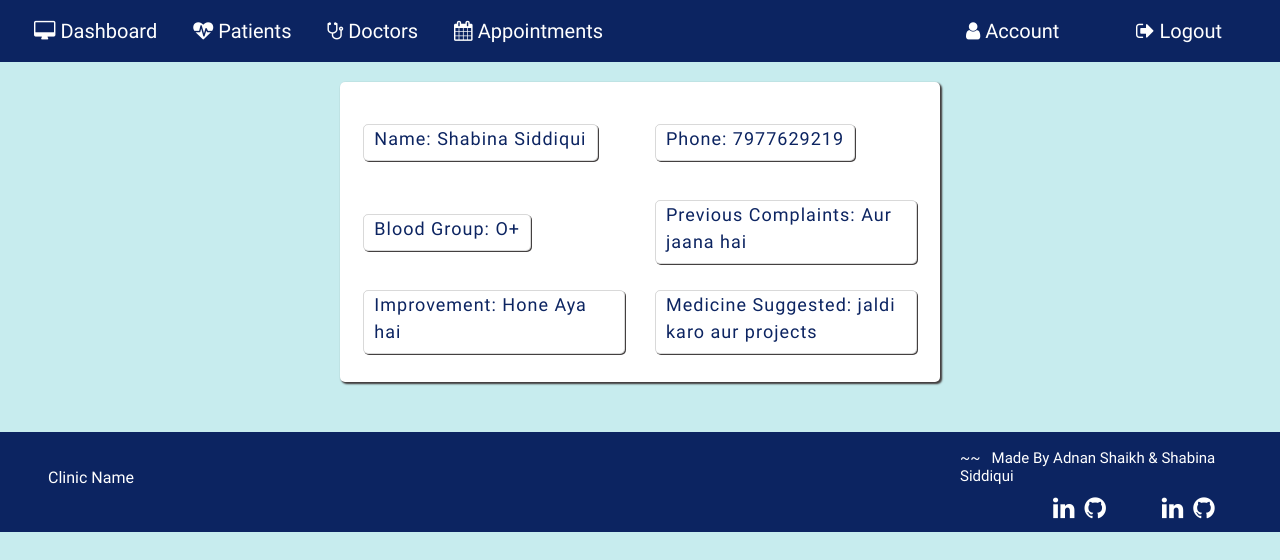
The page /viewapp/1 (signed in) on the database as committed earlier.
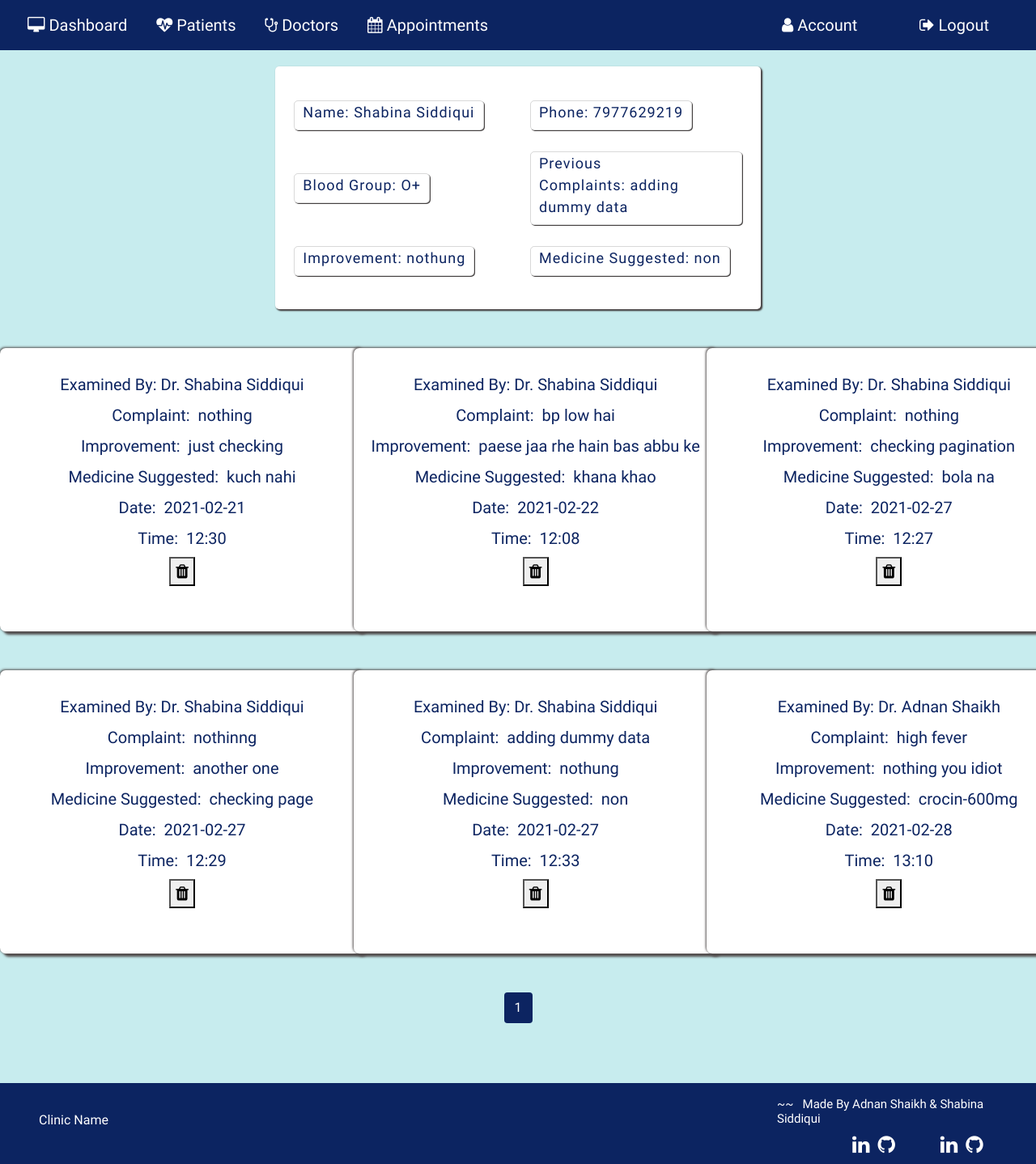
The same page on the database as committed later.
### application/routes.py (models this page shows, shortened)
class Patient(db.Model):
  __tablename__ = 'Patient'
  id = db.Column(db.Integer, primary_key=True)
  pname = db.Column(db.String(20))
  age= db.Column(db.String(20))
  phone=db.Column(db.String(20))
  gender=db.Column(db.String(10))
  bgroup=db.Column(db.String(5))
  state=db.Column(db.String(15))
  address=db.Column(db.String(100))
  mstatus=db.Column(db.String(10))
  complaint=db.Column(db.String(5000))
  improvement=db.Column(db.String(5000))
  medicine_suggested=db.Column(db.String(5000))
  pat_image = db.Column(db.String(20), nullable=False, default='default.jpg')

class Appointments(db.Model):
  __tablename__ = 'Appointments'
  id = db.Column(db.Integer, primary_key=True)
  pname=db.Column(db.String(100))
  examinedby = db.Column(db.String(100))
  complaint = db.Column(db.String(5000))
  medicine_suggested = db.Column(db.String(5000))
  improvements = db.Column(db.String(5000))
  date= db.Column(db.String(50))
  time= db.Column(db.String(50))

### application/routes.py (the view)
@app.route('/viewapp/<id>',methods=['POST','GET'])
def viewapp(id):
  if 'username' in session:
    pat=Patient.query.filter_by(id=id).first()
    pname=pat.pname
    page= request.args.get('page', 1, type=int)
    appointment= Appointments.query.filter_by(pname=pname).order_by(Appointments.date).paginate(page=page, per_page=15)
    if request.method=='GET':
      return render_template('viewapp.html',appointment=appointment, pat=pat)
    return render_template('viewapp.html',appointment=appointment, pat=pat, app=app)

### application/templates/viewapp.html (shortened to what this page needs)
{% extends 'layout.html' %}{% include 'includes/nav.html' %} {% block content%}
<section id="viewapp">
  <div class="outer-container">
    <div class="container-view">
      <form action="" method="GET">
        <div class="row row-view">
          <div class="col-5 col-view">
            <div class="inner-col">
              <label for="">Name:&nbsp;{{ pat.pname }}</label>
            </div>
          </div>
          <div class="col-5 col-view">
            <div class="inner-col">
              <label for="">Phone:&nbsp;{{pat.phone}}</label>
            </div>
          </div>
        </div>
        <div class="row row-view">
          <div class="col-5 col-view">
            <div class="inner-col">
              <label for="">Blood Group:&nbsp;{{ pat.bgroup }}</label>
            </div>
          </div>
          <div class="col-5 col-view">
            <div class="inner-col">
              <label for="">Previous Complaints:&nbsp;{{pat.complaint}}</label>
            </div>
          </div>
        </div>
        <div class="row row-view">
          <div class="col-5 col-view">
            <div class="inner-col">
              <label for="">Improvement:&nbsp;{{ pat.improvement }}</label>
            </div>
          </div>
          <div class="col-5 col-view">
            <div class="inner-col">
              <label for=""
                >Medicine Suggested:&nbsp;{{pat.medicine_suggested}}</label
              >
            </div>
          </div>
        </div>
      </form>
    </div>
    <div class="app-view">
      <div class="row">
        {% for i in appointment.items %}
        <div class="mt-5 col-4">
          <div class="form-style app-card">
            <div>
              <label for="">Examined By:&nbsp;{{ i.examinedby }}</label>
            </div>
            <div>
              <label for="">Complaint: &nbsp;{{ i.complaint }}</label>
            </div>
            <div>
              <label for="">Improvement: &nbsp;{{ i.improvements }}</label>
            </div>
            <div>
              <label for=""
                >Medicine Suggested: &nbsp;{{ i.medicine_suggested }}</label
              >
            </div>
            <div>
              <label for="">Date: &nbsp;{{ i.date }}</label>
            </div>
            <div>
              <label for="">Time: &nbsp;{{ i.time }}</label>
            </div>
            <div>
              <button
                type="button"
                class="dbutton"
                onclick="window.location='/deleteapp/{{ i.id }}'"
              >
                <i class="fa fa-trash" aria-hidden="true"></i>
              </button>
            </div>
          </div>
        </div>
        {% endfor %}
      </div>
    </div>
    <div>
      {% for page_num in appointment.iter_pages(left_edge=1, right_edge=1,
      left_current=1, right_current=2) %} {% if page_num %} {% if
      appointment.page == page_num %}
      <a
        class="btn pagenum_current mb-4 mt-5"
        href="{{ url_for('viewapp',id=pat.id, page=page_num) }}"
        >{{ page_num }}</a
      >
      {% else %}
      <a
        class="btn pagenum mb-4 mt-5"
        href="{{ url_for('viewapp',id=pat.id, page=page_num) }}"
        >{{ page_num }}</a
      >
      {% endif %} {% else %} ... {% endif %} {% endfor %}
    </div>
  </div>
</section>
{% include "includes/footer.html" %} {% endblock content%}

### application/templates/layout.html (shortened to what this page needs)
<!DOCTYPE html>
<html lang="en">
  <head>
    <link
      rel="stylesheet"
      href="https://maxcdn.bootstrapcdn.com/bootstrap/4.0.0/css/bootstrap.min.css"
    />
    <link
      rel="stylesheet"
      href="https://cdnjs.cloudflare.com/ajax/libs/font-awesome/4.7.0/css/font-awesome.min.css"
    />
    <link
      rel="stylesheet"
      href="//code.jquery.com/ui/1.12.1/themes/base/jquery-ui.css"
    />
    <link
      rel="stylesheet"
      type="text/css"
      href="{{ url_for('static', filename = 'main.css') }}"
    />
    <link
      rel="stylesheet"
      type="text/css"
      href="{{ url_for('static', filename = 'nav.css') }}"
    />
    <link
      rel="stylesheet"
      type="text/css"
      href="{{ url_for('static', filename = 'newpatient.css') }}"
    />
    <link
      rel="stylesheet"
      type="text/css"
      href="{{ url_for('static', filename = 'patrcd.css') }}"
    />
    <link
      rel="stylesheet"
      type="text/css"
      href="{{ url_for('static', filename = 'account.css')}}"
    />
    <link
      rel="stylesheet"
      href="{{ url_for('static', filename = 'viewapp.css')}}"
    />
    <link
      rel="stylesheet"
      href="{{ url_for('static', filename = 'appointment.css')}}"
    />
    <link
      rel="stylesheet"
      href="{{ url_for('static', filename = 'adddoctor.css')}}"
    />
    <link
      rel="stylesheet"
      href="{{ url_for('static', filename = 'commonstyle.css')}}"
    />
    <link
      rel="stylesheet"
      href="{{ url_for('static', filename = 'alldoc.css')}}"
    />
    <link
      rel="stylesheet"
      href="{{ url_for('static', filename = 'allapp.css')}}"
    />
    <link
      rel="stylesheet"
      href="{{ url_for('static', filename = 'popup.css')}}"
    />
    <link
      rel="stylesheet"
      href="{{ url_for('static', filename = 'footer.css')}}"
    />
    <link
      rel="stylesheet"
      href="{{ url_for('static', filename = 'home.css')}}"
    />
  </head>
  <body>
    {% block nav %} {% endblock nav %}  {% block content %} {% endblock content %} {% block
    footer %} {% endblock footer %}
  </body>
</html>

### application/templates/includes/nav.html (shortened to what this page needs)
{% extends 'layout.html' %} {% block nav %}
<div class="row-nav">
  <div class="nav-left">
    <nav class="navbar navbar-expand">
      <ul class="navbar-nav" navbar>
        <li class="nav-item">
          <a href="{{ url_for('home') }}" class="nav-link"
            ><i class="fa fa-desktop" aria-hidden="true">&nbsp;</i>Dashboard</a
          >
        </li>
        <li class="nav-item dropdown">
          <a href="" class="nav-link dropbtn"
            ><i class="fa fa-heartbeat" aria-hidden="true">&nbsp;</i>Patients</a
          >
        </li>
        <li class="nav-item dropdown">
          <a href="" class="nav-link dropbtn"
            ><i class="fa fa-stethoscope" aria-hidden="true">&nbsp;</i
            >Doctors</a
          >
        </li>
        <li class="nav-item dropdown">
          <a href="" class="nav-link dropbtn"
            ><i class="fa fa-calendar" aria-hidden="true">&nbsp;</i
            >Appointments</a
          >
        </li>
      </ul>
    </nav>
  </div>
  <div class="nav-right">
    <div class="acc acc-account">
      <a href="{{ url_for('editaccount', id=1) }}" class="nav-link"
        ><i class="fa fa-user" aria-hidden="true">&nbsp;</i>Account</a
      >
    </div>
    <div class="acc acc-logout" id="logout-btn">
      <a href="#" class="nav-link openModal"
        ><i class="fa fa-sign-out" aria-hidden="true">&nbsp;</i>Logout</a
      >
    </div>
  </div>
</div>
{% endblock nav %}

### application/templates/includes/footer.html
{% extends 'layout.html' %}{% block footer %}
<section id="footer">
  <div class="inner-footer">
    <div class="ml-5 mt-2 clinic-name">
      <p>Clinic Name</p>
    </div>
    <div class="madeby">
      <h5 class="mr-5 mt-2">
        ~~ &nbsp; Made By Adnan Shaikh & Shabina Siddiqui
      </h5>
      <div class="social">
        <div class="adnan">
          <a
            href="https://www.linkedin.com/in/adnan-shaikh-0909/"
            target="”_blank”"
          >
            <i class="fa fa-linkedin linkedin" aria-hidden="true"></i>
          </a>
          <a href="https://github.com/adnanshaikh2000" target="”_blank”">
            <i class="fa fa-github github" aria-hidden="true"></i>
          </a>
        </div>
        <div class="shabina">
          <a
            href="https://www.linkedin.com/in/shabina-siddiqui/"
            target="”_blank”"
          >
            <i class="fa fa-linkedin linkedin" aria-hidden="true"></i>
          </a>
          <a href="https://github.com/shabinasiddiqui" target="”_blank”">
            <i class="fa fa-github github" aria-hidden="true"></i>
          </a>
        </div>
      </div>
    </div>
  </div>
</section>
{% endblock footer %}

### application/static/nav.css (style rules this page uses)
.nav-link { color: white; margin: 0 10px; font-size: 20px; border-radius: 7px; font-family: "Audiowide", cursive; }
.row-nav { display: flex; flex-direction: row; justify-content: space-between; background: #0c2461; width: 100%; height: 9%; position: static; }
.dropdown { position: relative; display: inline-block; font-family: "Audiowide", cursive; }
.nav-right { display: flex; align-items: center; }
.acc { width: 170px; align-items: flex-end; }

### application/static/patrcd.css (style rules this page uses)
body { counter-reset: Serial; }

### application/static/viewapp.css (style rules this page uses)
#viewapp { display: flex; flex-direction: row; justify-content: center; }
.outer-container { height: 100vh; }
.container-view { margin-top: 20px; height: 300px; width: 600px; display: flex; flex-direction: column; align-items: center; justify-content: center; background: white; border-radius: 5px; box-shadow: 2px 2px 2px rgb(68, 64, 64), 1px 1px 2px rgb(68, 64, 64); }
.row-view { height: 90px; width: 700px; display: flex; flex-direction: row; justify-content: center; }
.col-5 { display: flex; align-items: center; font-size: 18px; letter-spacing: 1px; color: #0c2461; }
.inner-col { padding: 0 10px; box-shadow: 1px 1px rgb(68, 64, 64); border-radius: 5px; border: 1px solid rgba(68, 64, 64, 0.2); }

### application/static/appointment.css (style rules this page uses)
.outer-container { height: 100%; display: flex; flex-direction: column; justify-content: space-around; align-items: center; }
.app-view { display: flex; flex-direction: row; }
.app-card { height: 350px; width: 450px; }

### application/static/commonstyle.css (style rules this page uses)
a { text-decoration: none; }
ul { list-style: none; }
label { color: #0c2461; }
body { background: #c7ecee; width: 100vw; background-size: cover; background-position: center; font-family: "Dosis", sans-serif; }
.form-style { font-size: 20px; color: #0c2461; display: flex; flex-direction: column; align-items: center; background: white; border-radius: 7px; box-shadow: 4px 4px 3px rgb(83, 78, 78), -1px -1px 3px rgb(83, 78, 78); }
.pagenum_current { background: #0c2461; color: white; }

### application/static/footer.css (style rules this page uses)
#footer { z-index: -1; position: relative; bottom: 0px; height: 150px; display: flex; align-items: flex-end; color: white; }
.inner-footer { background: #0c2461; height: 100px; width: 100vw; display: flex; flex-direction: row; align-items: center; justify-content: space-between; }
.madeby { width: 320px; display: flex; flex-direction: column; }
.madeby h5 { font-size: 15px; }
.social { display: flex; flex-direction: row; }
.social div i { font-size: 25px; }
.adnan { position: relative; left: 90px; }
.shabina { position: relative; left: 140px; }
.linkedin { margin: 3px; border-radius: 5px; color: white; }
.github { margin: 3px; border-radius: 5px; color: white; }

Rows that differ between the two databases and show on the page:
changed Patient "Shabina Siddiqui": complaint "Aur jaana hai" → "adding dummy data"; improvement "Hone Aya hai" → "nothung"; medicine_suggested "jaldi karo aur projects" → "non"
added Appointments: examinedby "Dr. Shabina Siddiqui", complaint "nothing", improvements "just checking", medicine_suggested "kuch nahi", date "2021-02-21", time "12:30"
added Appointments: examinedby "Dr. Shabina Siddiqui", complaint "bp low hai", improvements "paese jaa rhe hain bas abbu ke", medicine_suggested "khana khao", date "2021-02-22", time "12:08"
added Appointments: examinedby "Dr. Shabina Siddiqui", complaint "nothing", improvements "checking pagination", medicine_suggested "bola na", date "2021-02-27", time "12:27"
added Appointments: examinedby "Dr. Shabina Siddiqui", complaint "nothinng", improvements "another one", medicine_suggested "checking page", date "2021-02-27", time "12:29"
added Appointments: examinedby "Dr. Shabina Siddiqui", complaint "adding dummy data", improvements "nothung", medicine_suggested "non", date "2021-02-27", time "12:33"
added Appointments: examinedby "Dr. Adnan Shaikh", complaint "high fever", improvements "nothing you idiot", medicine_suggested "crocin-600mg", date "2021-02-28", time "13:10"
Other text that changed with them:
new list line: "1"
